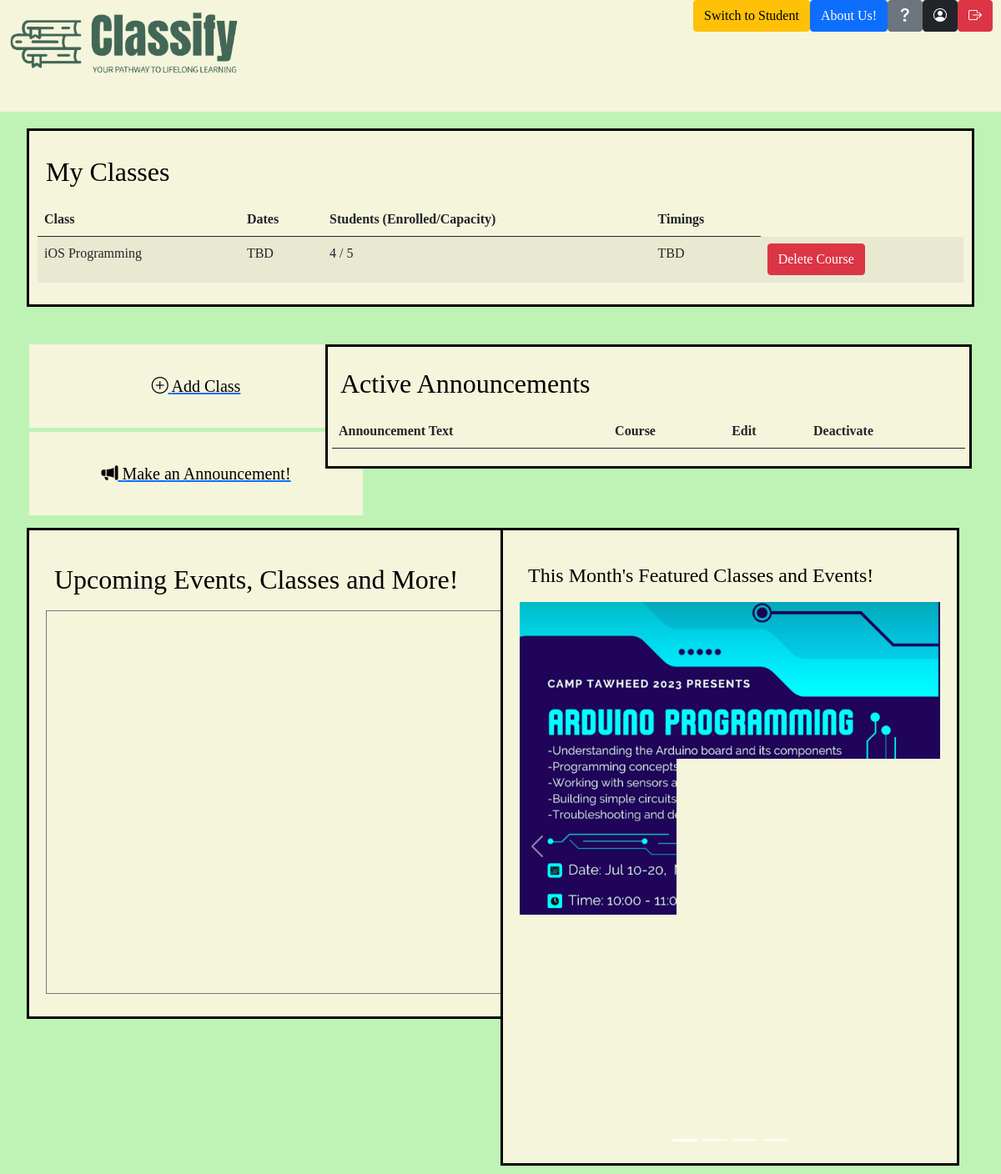
/teacher-home (signed in), run on the app's committed database.
### app.py (models this page shows, shortened)
class Course(db.Model):
    __tablename__ = 'course'
    courseID = db.Column(db.Integer, primary_key=True)
    courseName = db.Column(db.String(255), nullable=False)
    description = db.Column(db.String(255), nullable=False)
    section = db.Column(db.String(10), nullable=False)
    totalSeats = db.Column(db.Integer, nullable=False)
    seatsTaken = db.Column(db.Integer, nullable=False)
    dates = db.Column(db.String(255), nullable=False)
    days = db.Column(db.String(255), nullable=False)
    timings = db.Column(db.String(255), nullable=False)
    active = db.Column(db.String(255), nullable=False)
    teacherID = db.Column(db.Integer, db.ForeignKey('teacher.teacherID'), nullable=False)
    teacher = db.relationship('Teacher', backref=db.backref('courses', lazy=True))

### app.py (the view)
@app.route('/teacher-home')
def teacherHome():
    user_email = session.get('user')
    user = User.query.filter_by(email=user_email).first()
    teacher = Teacher.query.filter_by(teacherID=user.userID).first()
    courses = Course.query.join(Teacher).join(User).filter(Teacher.userID == user.userID).all()
    course_ids = [course.courseID for course in courses]
    announcements = Announcement.query.filter(Announcement.courseID.in_(course_ids),Announcement.active == 1).all()
    return render_template('teacher-home.html', teacher=teacher, courses=courses, announcements=announcements)

### app.py (called while the page is built)
@login_manager.user_loader
def load_user(user_id):
    return User.query.get(int(user_id))

### templates/teacher-home.html (shortened to what this page needs)
<!DOCTYPE html>
<html>
<head>
    <link href="https://cdn.jsdelivr.net/npm/bootstrap@5.0.2/dist/css/bootstrap.min.css" rel="stylesheet">
    <link rel="stylesheet" href="https://cdn.jsdelivr.net/npm/bootstrap-icons@1.5.0/font/bootstrap-icons.css">
    <link href="../static/css/css.css" rel="stylesheet" type="text/css">
</head>
<body>
        <header>
            <img class="logo" src="../static/images/classifylogoside.png">
        <div class="btn-group">
            <a href="/student-home">        <button type="button" class="btn btn-warning">Switch to Student</button></a>
            <a href="/about-us-teacher">        <button type="button" class="btn btn-primary">About Us!</button></a>
            <a href="/faq-teacher">     <button type="button" class="btn btn-secondary"><i class="bi-question-lg"></i></button></a>
            <a href="/teacher-settings"><button type="button" class="btn btn-dark"><i class="bi-person-circle"></i></button></a>
            <a href="/">                <button type="button" class="btn btn-danger"><i class="bi bi-box-arrow-right"></i></button></a>
          </div>
          </header>
          <div class="container-fluid">
            <div class="row">
                <div class="col">
                    <div class="classtable">
                    <h2 class="my-classes">My Classes</h2>
                    <table class="table table-striped">
                        <thead>
                            <tr>
                                <th>Class</th>
                                <th>Dates</th>
                                <th>Students (Enrolled/Capacity)</th>
                                <th>Timings</th>
                            </tr>
                        </thead>
                        <tbody>
                            {% for course in courses %}
                            {% if course.active == 1 %}
                            <tr>
                            <td>{{ course.courseName }}</td>
                            <td>{{ course.dates }}</a></td>
                            <td>{{ course.seatsTaken }} / {{ course.totalSeats }}</td>
                            <td>{{ course.timings }}</td>
                            <td><form action="/delete_course/{{ course.courseID }}" method="POST">
                                <button type="submit" class="btn btn-danger">Delete Course</button>
                            </form></td>
                            </tr>
                            {% endif %}
                            {% endfor %}
                        </tbody>
                    </table>
            </div>
        </div>
        <div class="container">
            <div class="row">
                <div class="col-md-4">
                    <a href="/create-class"><button class="add"><i class="bi-plus-circle"></i> Add Class</button></a>
                    <a href="/create-announcement"><button class="add"><i class="bi bi-megaphone-fill"></i> Make an Announcement!</button></a>
                </div>
                <div class="col-md-8">
                    <div class="announcement-table">
                        <h2 class="my-classes">Active Announcements</h2>
                        <table class="table table-striped">
                            <thead>
                                <tr>
                                    <th>Announcement Text</th>
                                    <th>Course</th>
                                    <th>Edit</th>
                                    <th>Deactivate</th>
                                </tr>
                            </thead>
                        </table>
                    </div>
                </div>
            </div>
        </div>
    <div class="row">
        <div class="col-md-6">
            <div class="calendar-container">
                <h2 class="my-classes">Upcoming Events, Classes and More!</h2>
                <iframe class="thecalendar" src="https://calendar.google.com/calendar/embed?src=b199fbbdb07c86fcee6b546927d27bf5b28183a1fc99e20213c9b256fafc82f7%40group.calendar.google.com&ctz=America%2FLos_Angeles" style="border:solid 1px #777" width=100% height="460" frameborder="0" scrolling="no"></iframe>
            </div>
        </div>
        <div class="col-md-6">
            <div id="demo" class="carousel slide carousel-container" data-bs-ride="carousel">
                <h4 class="my-classes">This Month's Featured Classes and Events!</h4>
                        <div class="carousel-indicators">
                            <button type="button" data-bs-target="#demo" data-bs-slide-to="0" class="active"></button>
                            <button type="button" data-bs-target="#demo" data-bs-slide-to="1"></button>
                            <button type="button" data-bs-target="#demo" data-bs-slide-to="2"></button>
                            <button type="button" data-bs-target="#demo" data-bs-slide-to="3"></button>
                        </div>
                        <div class="carousel-inner">
                            <div class="carousel-item active">
                                <img src="../static/images/arduino_camp.png" alt="No Featured Class at the Moment!" class="carousel-image">
                            </div>
                        </div>
                        <button class="carousel-control-prev" type="button" data-bs-target="#demo" data-bs-slide="prev">
                            <span class="carousel-control-prev-icon"></span>
                        </button>
                        <button class="carousel-control-next" type="button" data-bs-target="#demo" data-bs-slide="next">
                            <span class="carousel-control-next-icon"></span>
                        </button>
                    </div>
                    </div>
            </div>
        </div>
</body>
</html>

### static/css/css.css (style rules this page uses)
* { padding: 0; margin: 0; box-sizing: border-box; font-family:'Times New Roman', Times, serif; }
.btn-group { float: right; padding-right: 10px; padding-left: 10px; }
.logo { width: 300px; height: auto; padding: 10px; }
body { font-family: 'Times New Roman', Times, serif; background-color:#bff3b6; color: black; }
header { padding-left: 100; padding-right: 100; background-color:beige; padding-bottom: 30px; margin: 0px; }
.my-classes { margin-top: 10px; padding: 10px; }
.container { margin-top: 20px; }
.add { display: block; width: 400px; border: none; background-color: beige; color: black; padding: 5px; margin: 5px; margin-left: 20px; font-size: 20px; cursor: pointer; text-align: center; height: 100px; }
.row { display: flex; flex-wrap: wrap; }
.table { width: 100%; margin-bottom: 1rem; color: #212529; }
.classtable { background-color: beige; color: #000; padding: 10px; border-style: solid; margin: 20px; margin-left: 20px; width:100% }
.carousel-container, .carous { width: 450px; padding: 10px; margin: 10px }
.carousel-image { width: 100%; height: auto; }
.col { display: flex; flex-wrap: wrap; }
.col-md-4 { flex: 0 0 30%; max-width: 30%; padding-right: 15px; padding-left: 15px; }
.col-md-8 { flex: 0 0 70%; max-width: 70%; padding-right: 15px; padding-left: 15px; }
.calendar, .carousel-container { flex: 1; padding-top: 10px; padding-bottom: 10px; margin: 10px; padding-left: 40px; padding-left: 40px; }
.carousel-container { padding: 10px; margin: 10px; background-color:beige; color:black; border-style:solid; margin-left: auto !important; margin-right: 20px !important; }
.announcement-table { background-color: beige; color: black; border-style: solid; padding: 5px; margin: 5px; margin-left: 15px; margin-right: 10px; overflow-x: auto; width: calc(100% - 25px - 10px); max-width: 100%; }
.calendar-container { margin-left: 20px !important; background-color:beige; color:black; border-style:solid; width: 750px !important; overflow-x:auto; padding: 20px; margin-top: 10px; }

### templates/teacher-home.html (style rules this page uses)
.carousel-container, .carous { width: 550px; padding: 20px; margin: 10px }
.carousel-image { width: 100%; height: auto; }

### data on the page
Course: courseName "iOS Programming", dates "TBD", seatsTaken "4", totalSeats "5", timings "TBD"
